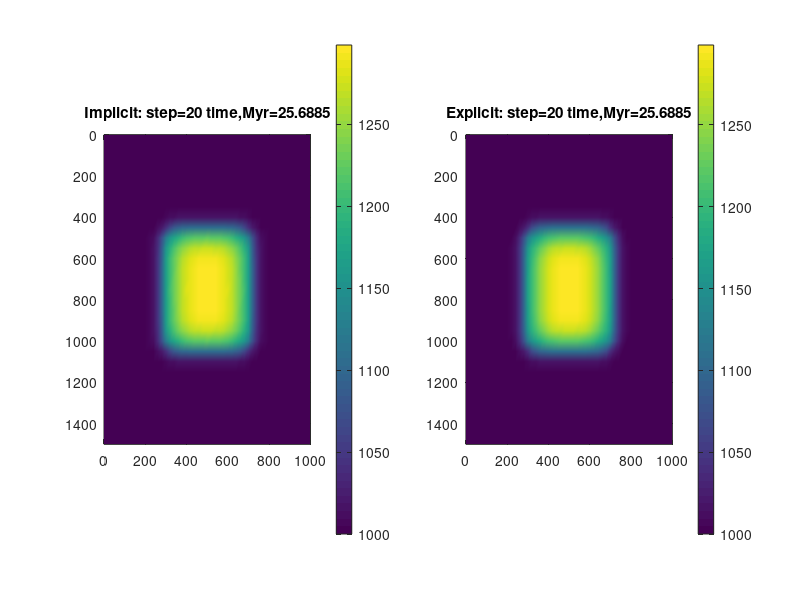

Source code (MATLAB):
% Solution of 2D temperature equation on a regular grid 
% for a non-moving medium with variable conductivity;
% comparison of implicit and explicit method

% Clean all variables
clear all;
% Clear all figures
clf;
% Numerical model parameters
% Boundary conditions = constant temperature
% setup correspond to a squre temperature wave
% Model size, m
xsize=1000000; % Horizontal
ysize=1500000; % Vertical

% Numbers of nodes
xnum=51; % Horizontal
ynum=31; % Vertical
% Grid step
xstp=xsize/(xnum-1); % Horizontal
ystp=ysize/(ynum-1); % Vertical
tnum=20; % number of timesteps

% Model properties
% Initial temperature, K 
tback=1000; % background medium,
twave=1300; % hot block
% Thermal conductivity,W/m/K
ktback=3; % background medium 
ktwave=10; % hot block
% Heat capacity, J/K/kg 
cpback=1000; % background medium
cpwave=1100; % hot block
% Density, kg/m^3
rhoback=3200; % background medium
rhowave=3300; % hot block

% Making vectors for nodal points positions (basic nodes)
x=0:xstp:xsize; % Horizontal
y=0:ystp:ysize; % Vertical

% max thermal diffusivity, m^2/s
kappa=max(ktback,ktwave)/min(rhoback,rhowave)/min(cpback,cpwave); 
% Timestep
dtexp=min(xstp,ystp)^2/3/kappa; % Limitation for explicit timestep
dt=1*dtexp; % Timestep, s

% Creating arrays for Temperature, density, conductivty and heat capacity structure (two vertical layers)
rhocp=rhoback*cpback*ones(ynum,xnum); % volumetric heat capacity, J/K/m^3
kt=ktback*ones(ynum,xnum); % thermal conductivity 
t0exp=tback*ones(ynum,xnum); % for explicit solving 
t0imp=tback*ones(ynum,xnum); % for implicit solving
for i=1:1:ynum
    for j=1:1:xnum
        % Hot block (Temperature wave)
        if(y(i)>ysize*0.3 && y(i)<ysize*0.7 && x(j)>xsize*0.3 && x(j)<xsize*0.7) 
            t0exp(i,j)=twave; % temperature for explicit solving
            t0imp(i,j)=twave; % temperature for implicit solving
            rhocp(i,j)=rhowave*cpwave; % density, kg/m^3
            kt(i,j)=ktwave; % thermal conductivity
        end
    end
end

% Matrix of coefficients initialization for implicit solving
L=sparse(xnum*ynum,xnum*ynum);
% Vector of right part initialization for implicit solving
R=zeros(xnum*ynum,1);

% Time cycle
timesum=0; % Elapsed time
for t=1:1:tnum

    % Implicit solving of 2D temperature equation:
    % RHO*Cp*dT/dt=d(k*dT/dx)/dx+d(k*dT/dy)/dy
    % Composing matrix of coefficients L()
    % and vector (column) of right parts R()
    % Process all grid pointsd
    for i=1:1:ynum
        for j=1:1:xnum
            % Global index
            k=(j-1)*ynum+i;
            % Boundary nodes
            if(i==1 || i==ynum || j==1 || j==xnum)
                % Upper boundary
                if(i==1)
                    % Constant temperature: T(i,j)=tback
                    L(k,k)=1;
                    R(k,1)=tback;
%                     % Insulating boundary: T(i,j)=T(i+1,j)
%                     L(k,k)=1;
%                     L(k,k+1)=-1;
%                     R(k,1)=0;                    
                end
                % Lower boundary
                if(i==ynum)
                    % Constant temperature: T(i,j)=tback
                    L(k,k)=1;
                    R(k,1)=tback;
%                     % Insulating boundary: T(i,j)=T(i-1,j)
%                     L(k,k)=1;
%                     L(k,k-1)=-1;
%                     R(k,1)=0;                    
                end
                % Left boundary
                if(j==1 && i>1 && i<ynum)
                    % Constant temperature: T(i,j)=tback
                    L(k,k)=1;
                    R(k,1)=tback;
%                     % Insulating boundary: T(i,j)=T(i,j+1)
%                     L(k,k)=1;
%                     L(k,k+ynum)=-1;
%                     R(k,1)=0;                    
                end
                % Right boundary
                if(j==xnum && i>1 && i<ynum)
                    % Constant temperature: T(i,j)=tback
                    L(k,k)=1;
                    R(k,1)=tback;
%                     % Insulating boundary: T(i,j)=T(i,j-1)
%                     L(k,k)=1;
%                     L(k,k-ynum)=-1;
%                     R(k,1)=0;                    
                end
            % Internal nodes
            else
                % RHO*Cp*dT/dt=d(k*dT/dx)/dx+d(k*dT/dy)/dy
                % Left part
                % -d(k*dT/dx)/dx
                L(k,k-ynum)=-(kt(i,j-1)+kt(i,j))/2/xstp^2; % coefficient for T(i,j-1)
                L(k,k+ynum)=-(kt(i,j+1)+kt(i,j))/2/xstp^2; % coefficient for T(i,j+1)
                L(k,k)=(kt(i,j-1)+kt(i,j))/2/xstp^2+(kt(i,j+1)+kt(i,j))/2/xstp^2; % coefficient for T(i,j+1)
                % -d(k*dT/dy)/dy
                L(k,k-1)=-(kt(i-1,j)+kt(i,j))/2/ystp^2; % coefficient for T(i-1,j)
                L(k,k+1)=-(kt(i+1,j)+kt(i,j))/2/ystp^2; % coefficient for T(i+1,j)
                L(k,k)=L(k,k)+(kt(i-1,j)+kt(i,j))/2/ystp^2+(kt(i+1,j)+kt(i,j))/2/ystp^2; % ADD coefficient for T(i,j)
                % RHO*Cp*(dT/dt)
                L(k,k)=L(k,k)+rhocp(i,j)/dt; % ADD coefficient for T(i,j)
                % Right part
                R(k,1)=rhocp(i,j)*t0imp(i,j)/dt;
            end
        end
    end
    % Obtaining solution
    S=L\R;
    % Reloading solution to the new temperature array
    for i=1:1:ynum
        for j=1:1:xnum
            % Global index
            k=(j-1)*ynum+i;
            % Reload solution
            t1imp(i,j)=S(k);
        end
    end
    
    

    % Explicit solving of 2D temperature equation:
    % dT/dt=kappa*(d2T/dx2+d2T/dy2)
    % Process internal grid points
    for i=2:1:ynum-1
        for j=2:1:xnum-1
            % RHO*Cp*dT/dt=d(k*dT/dx)/dx+d(k*dT/dy)/dy
            % Tnew=Told+dt/RHO/Cp*(d(k*dT/dx)/dx+d(k*dT/dy)/dy)
            t1exp(i,j)=t0exp(i,j)+dt/rhocp(i,j)*((kt(i,j+1)+kt(i,j))/2*(t0exp(i,j+1)-t0exp(i,j))-(kt(i,j-1)+kt(i,j))/2*(t0exp(i,j)-t0exp(i,j-1)))/xstp^2;
            t1exp(i,j)=t1exp(i,j)+dt/rhocp(i,j)*((kt(i+1,j)+kt(i,j))/2*(t0exp(i+1,j)-t0exp(i,j))-(kt(i-1,j)+kt(i,j))/2*(t0exp(i,j)-t0exp(i-1,j)))/ystp^2;
        end
    end
    % External points
    % Upper boundary
    % Constant temperature: T(1,j)=tback
    t1exp(1,:)=tback;
%     % Insulating boundary: T(1,j)=T(2,j)
%     t1exp(1,:)=t1exp(2,:);
    % Lower boundary
    % Constant temperature: T(ynum,j)=tback
    t1exp(ynum,:)=tback;
%     % Insulating boundary: T(ynum,j)=T(ynum-1,j)
%     t1exp(ynum,:)=t1exp(ynum-1,:);
    % Left boundary
    % Constant temperature: T(i,1)=tback
    t1exp(2:1:ynum-1,1)=tback;
%     % Insulating boundary: T(i,1)=T(i,2)
%     t1exp(2:1:ynum-1,1)=t1exp(2:1:ynum-1,2);
    % Right boundary
    % Constant temperature: T(i,xnum)=tback
    t1exp(2:1:ynum-1,xnum)=tback;
%     % Insulating boundary: T(i,xnum)=T(i,xnum-1)
%     t1exp(2:1:ynum-1,xnum)=t1exp(2:1:ynum-1,xnum-1);
    
      
    % Open figure
    figure(1);
    % Plotting implicit solution
    subplot(1,2,1);
    pcolor(x/1000,y/1000,t1imp);
    shading interp;
    colorbar;
    axis ij image;
%     caxis([tback-100 twave+100]);
    title(['Implicit: step=',num2str(t),' time,Myr=',num2str(timesum/(1e+6*365.25*24*3600))]);
    % Plotting explicit solution
    subplot(1,2,2);
    pcolor(x/1000,y/1000,t1exp);
    shading interp;
    colorbar;
    axis ij image;
%     caxis([tback-100 twave+100]);
    title(['Explicit: step=',num2str(t),' time,Myr=',num2str(timesum/(1e+6*365.25*24*3600))]);
    
    % Stop for .1 second
    pause(.1);
    
    % Add time counter
    timesum=timesum+dt;
    % Reassign temperature profiles for the next step
    t0exp=t1exp;
    t0imp=t1imp;
end